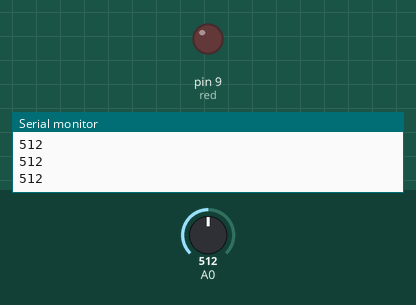
This sketch was run on a simulated Arduino Uno, built with avr-gcc and run on an emulated ATmega328P. Parts: output pins drawn as LEDs (lit = HIGH), the last lines printed to the serial monitor. The test bench sets the inputs (shaded band); at power-on: A0 = 512.

Above: at 1.2 s.
1.3 s: A0 set to 483
At 2.3 s:
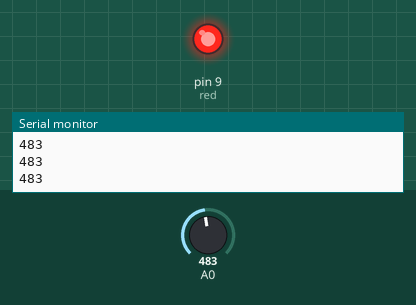
2.8 s: A0 set to 510
At 3.6 s:
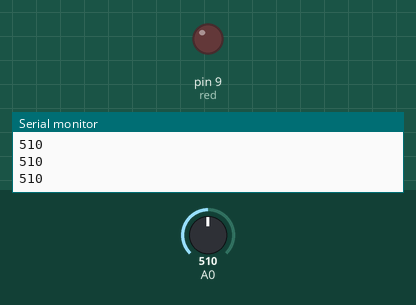
4.3 s: A0 set to 490
At 4.6 s:
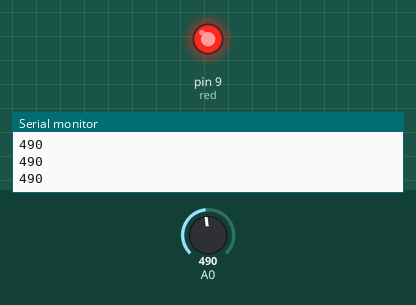
Timing chart, 0 to 7.3 s (numbered marks = the images above; inputs shaded):
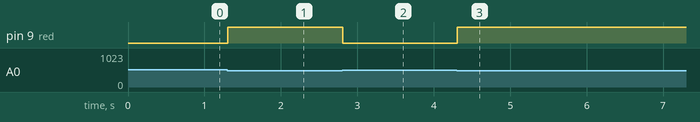

The sketch:

4_LightSensor.ino
```cpp
int red = 9;

void setup() {
  // put your setup code here, to run once:
  Serial.begin(9600);
  pinMode(red, OUTPUT);
}

void loop() {
  // put your main code here, to run repeatedly:
  int light = analogRead(A0);
  Serial.println(light);

  if(light<500){

    digitalWrite(red,HIGH);
  }else{

    digitalWrite(red,LOW);

    }

}
```

Measured:
- the behaviour switches between 500 and 499 on A0 (found by bisection; images 0 and 1)
- after the input at 1.3 s, pin 9 (red): LOW → HIGH at once
- after the input at 2.8 s, pin 9 (red): HIGH → LOW at once
- after the input at 4.3 s, pin 9 (red): LOW → HIGH at once
